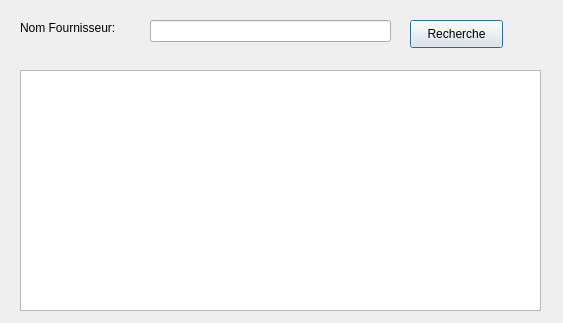
<?xml version="1.0" encoding="UTF-8"?>
<ui version="4.0">
 <class>RechercheFournisseur</class>
 <widget class="QDialog" name="RechercheFournisseur">
  <property name="geometry">
   <rect>
    <x>0</x>
    <y>0</y>
    <width>563</width>
    <height>323</height>
   </rect>
  </property>
  <property name="windowTitle">
   <string>Dialog</string>
  </property>
  <widget class="QLineEdit" name="lineEdit">
   <property name="geometry">
    <rect>
     <x>150</x>
     <y>20</y>
     <width>241</width>
     <height>22</height>
    </rect>
   </property>
  </widget>
  <widget class="QPushButton" name="pushButton">
   <property name="geometry">
    <rect>
     <x>410</x>
     <y>20</y>
     <width>93</width>
     <height>28</height>
    </rect>
   </property>
   <property name="text">
    <string>Recherche</string>
   </property>
  </widget>
  <widget class="QTableView" name="tableView">
   <property name="geometry">
    <rect>
     <x>20</x>
     <y>70</y>
     <width>521</width>
     <height>241</height>
    </rect>
   </property>
  </widget>
  <widget class="QLabel" name="label">
   <property name="geometry">
    <rect>
     <x>20</x>
     <y>20</y>
     <width>121</width>
     <height>16</height>
    </rect>
   </property>
   <property name="text">
    <string>Nom Fournisseur:</string>
   </property>
  </widget>
 </widget>
 <resources/>
 <connections/>
</ui>
